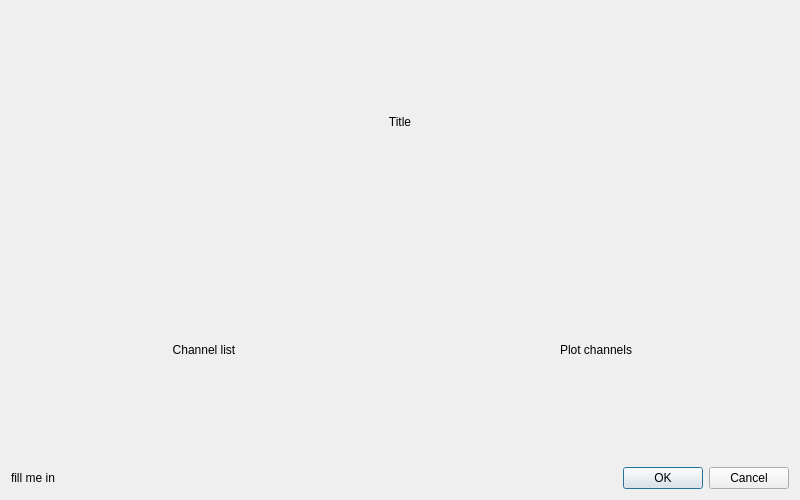
<?xml version="1.0" encoding="UTF-8"?>
<ui version="4.0">
 <class>ChannelSelectDialog</class>
 <widget class="QDialog" name="ChannelSelectDialog">
  <property name="geometry">
   <rect>
    <x>0</x>
    <y>0</y>
    <width>800</width>
    <height>500</height>
   </rect>
  </property>
  <property name="acceptDrops">
   <bool>true</bool>
  </property>
  <property name="windowTitle">
   <string>Channel Selection</string>
  </property>
  <layout class="QVBoxLayout" name="vertical_layout">
   <item>
    <widget class="QLabel" name="title">
     <property name="text">
      <string>Title</string>
     </property>
     <property name="alignment">
      <set>Qt::AlignCenter</set>
     </property>
    </widget>
   </item>
   <item>
    <layout class="QHBoxLayout" name="panel_layout">
     <item>
      <layout class="QVBoxLayout" name="channel_list_layout">
       <item>
        <widget class="QLabel" name="channel_list_title">
         <property name="text">
          <string>Channel list</string>
         </property>
         <property name="alignment">
          <set>Qt::AlignCenter</set>
         </property>
        </widget>
       </item>
      </layout>
     </item>
     <item>
      <layout class="QVBoxLayout" name="channel_config_layout">
       <item>
        <widget class="QLabel" name="channel_config_title">
         <property name="text">
          <string>Plot channels</string>
         </property>
         <property name="alignment">
          <set>Qt::AlignCenter</set>
         </property>
        </widget>
       </item>
      </layout>
     </item>
    </layout>
   </item>
   <item>
    <layout class="QHBoxLayout" name="horizontalLayout">
     <item>
      <widget class="QLabel" name="infoLabel">
       <property name="text">
        <string>fill me in</string>
       </property>
       <property name="textFormat">
        <enum>Qt::AutoText</enum>
       </property>
      </widget>
     </item>
     <item>
      <widget class="QDialogButtonBox" name="dialog_button_box">
       <property name="orientation">
        <enum>Qt::Horizontal</enum>
       </property>
       <property name="standardButtons">
        <set>QDialogButtonBox::Cancel|QDialogButtonBox::Ok</set>
       </property>
      </widget>
     </item>
    </layout>
   </item>
  </layout>
 </widget>
 <resources/>
 <connections/>
</ui>
